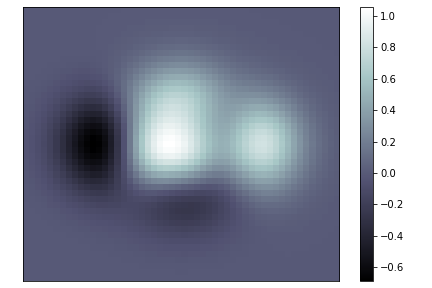

Reproduce this figure in Python.
#!/usr/bin/env python3
# -*- coding: utf-8 -*-
"""
Created on Sat Nov  2 07:22:51 2019

Imshow

@author: alberto
"""

import numpy as np
import matplotlib.pyplot as plt


def f(x, y):
    return (1 - x / 2 + x ** 5 + y ** 3) * np.exp(-x ** 2 - y ** 2)


n = 15
x = np.linspace(-3, 3, 3.5 * n)
y = np.linspace(-3, 3, 3 * n)
X, Y = np.meshgrid(x, y)

# Control the size of the axes
plt.axes([0.025, 0.025, 0.95, 0.95])

# Change the default origin ('upper': matrix convention) to 'lower'
plt.imshow(f(X, Y), interpolation='nearest', cmap='bone', origin='lower')

# Add a colorbar
plt.colorbar()

# Remove xticks and yticks for a clean chart
plt.xticks(())
plt.yticks(())

# Save figure using 72 dots per inch
plt.savefig('imshow.png', dpi=72)

plt.show()
